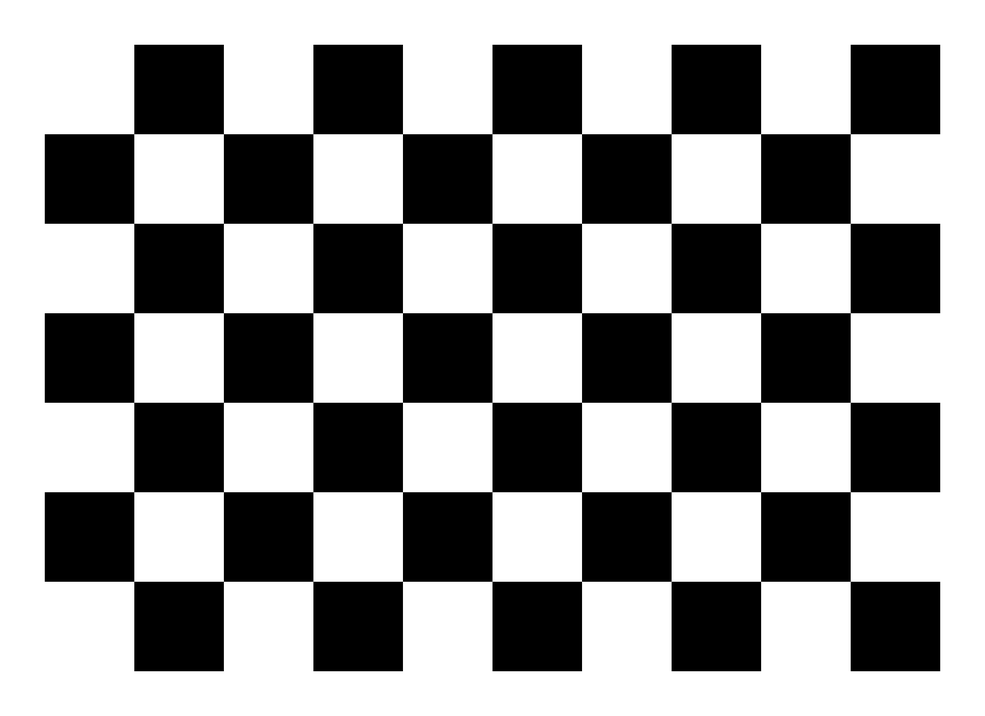
#> input picture calibration/checkerboard.png, 985 x 716 px, shrunk from 2200 x 1600 before the run
$ python undistort_test.py --image checkerboard.png
#> lines starting #> are read from the running program, lines starting #| are printed output that depends on the picture
# Side-by-side raw vs undistorted preview, for sanity-checking calibration.

import argparse
from pathlib import Path

import cv2
import numpy as np


def undistort_demo(image_path, intrinsics_path, out_path):
    data = np.load(intrinsics_path, allow_pickle=True)
#> (reads calibration/intrinsics.npz from the repository)
    K, dist = data["K"], data["dist"]

    img = cv2.imread(str(image_path))
#> img is the input picture: shape (716, 985, 3); min 0, max 255, mean 153.6
    if img is None:
        raise FileNotFoundError(image_path)
    h, w = img.shape[:2]
#> h = 716; w = 985

    new_K, _ = cv2.getOptimalNewCameraMatrix(K, dist, (w, h), alpha=1.0, newImgSize=(w, h))
    und = cv2.undistort(img, K, dist, None, new_K)
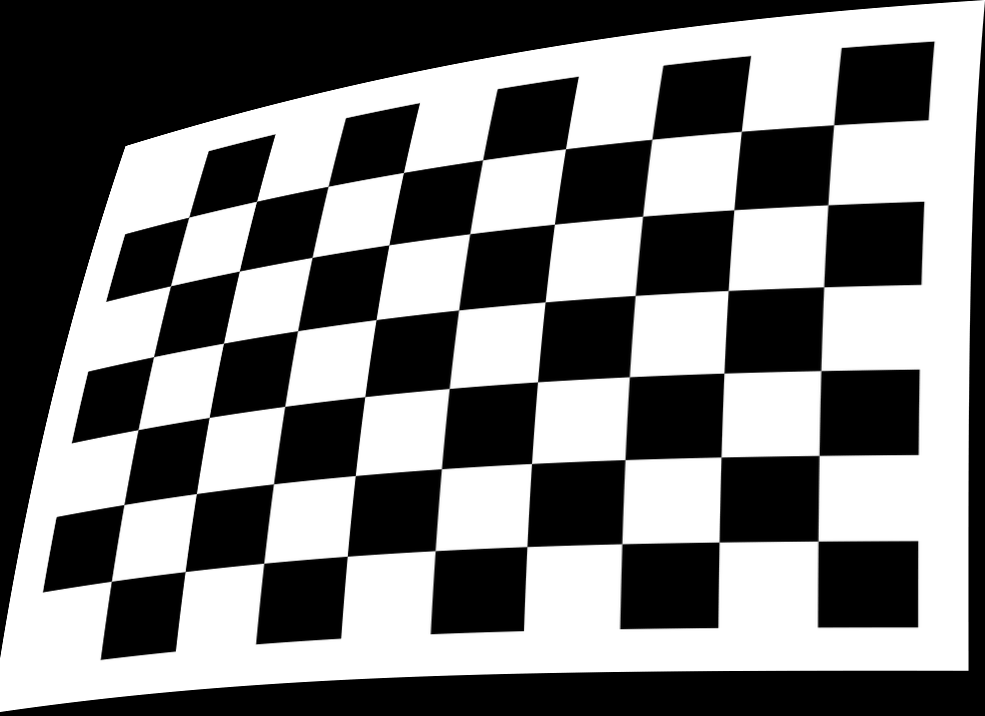
#> und: shape (716, 985, 3); min 0, max 255, mean 122.6

    label_h = 60
    canvas = np.zeros((h + label_h, w * 2, 3), dtype=np.uint8)
    canvas[label_h:, :w] = img
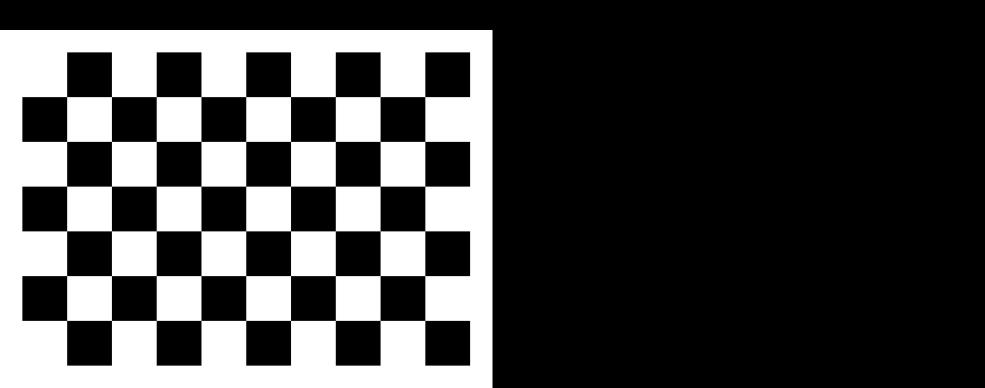
#> canvas: shape (776, 1970, 3) (shown at 1/2 size); min 0, max 255, mean 70.9
    canvas[label_h:, w:] = und
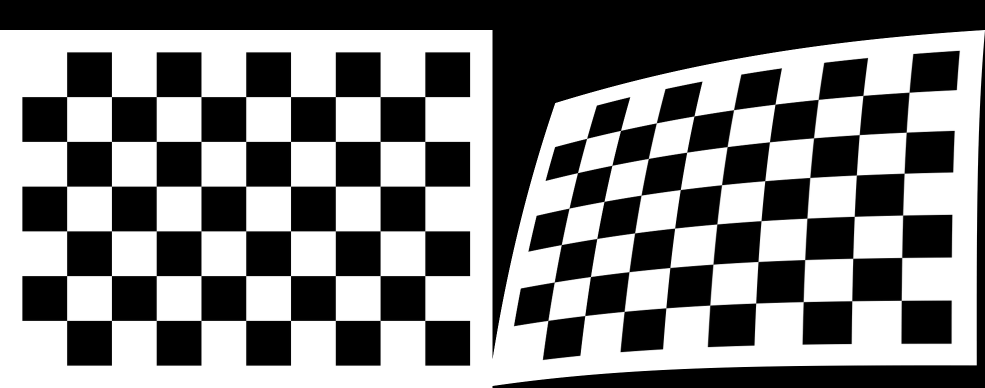
#> canvas: shape (776, 1970, 3) (shown at 1/2 size); min 0, max 255, mean 127.4
    cv2.putText(canvas, "RAW (distorted)", (20, 40),
                cv2.FONT_HERSHEY_SIMPLEX, 1.2, (0, 0, 255), 2)
    cv2.putText(canvas, "UNDISTORTED", (w + 20, 40),
                cv2.FONT_HERSHEY_SIMPLEX, 1.2, (0, 255, 0), 2)
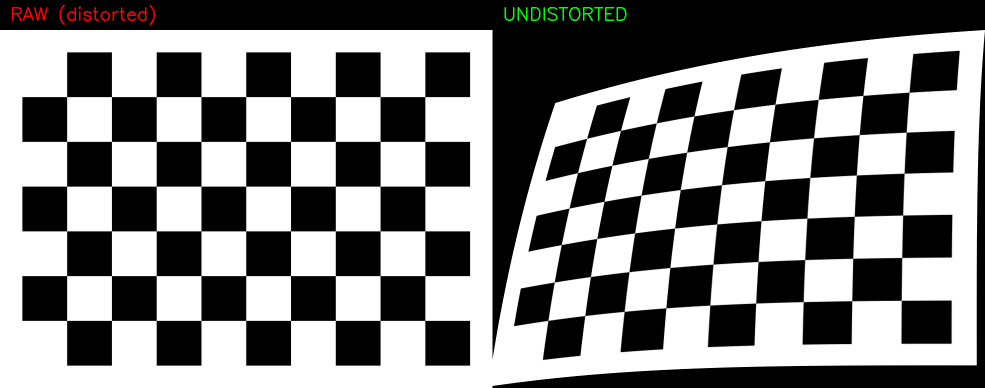
#> canvas: shape (776, 1970, 3) (shown at 1/2 size); mean B, G, R 127.4, 127.8, 127.8

    out_path.parent.mkdir(parents=True, exist_ok=True)
    cv2.imwrite(str(out_path), canvas)
    print(f"saved {out_path}")


if __name__ == "__main__":
    p = argparse.ArgumentParser()
    p.add_argument("--image", type=Path, required=True)
    p.add_argument("--intrinsics", type=Path, default=Path("calibration/intrinsics.npz"))
    p.add_argument("--out", type=Path, default=Path("calibration/undistortion_demo.jpg"))
    args = p.parse_args()
    undistort_demo(args.image, args.intrinsics, args.out)
